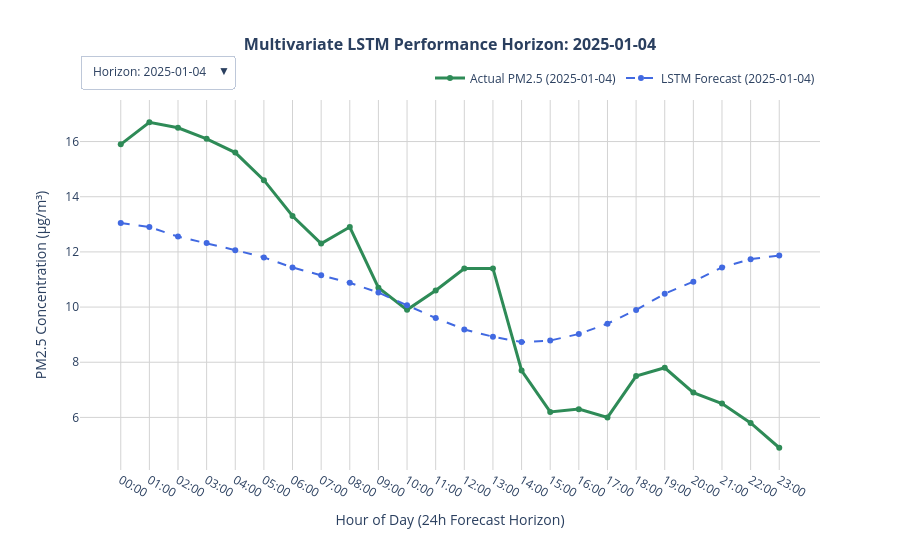

The cell this chart's notebook holds for it:
### Code cell
import plotly.graph_objects as go

model.eval()

sample_indices = [0, 50, 100, 150, 200, 250, 300, 350, 400, 450, 500, 550, 600]
num_samples = len(sample_indices)

# Initialize the master canvas
fig = go.Figure()

buttons = []

for idx, sample_idx in enumerate(sample_indices):
    
    raw_x = X_test[sample_idx]
    raw_y = y_test[sample_idx]
    
    tensor_x = torch.tensor(raw_x, dtype=torch.float32).unsqueeze(0).to(DEVICE)
    with torch.no_grad():
        scaled_pred = model(tensor_x).cpu().numpy().flatten()
        
    true_pred = true_predictions_all[sample_idx]
    true_actual = true_ground_truth_all[sample_idx]
    
    start_timestamp_idx = INPUT_WINDOW + sample_idx
    window_timestamps = df.loc["2025-01-01 00:00:00":"2025-01-31 23:00:00"].index[
        start_timestamp_idx : start_timestamp_idx + OUTPUT_WINDOW
    ]
    time_labels = [str(t).split()[1][:5] for t in window_timestamps]
    date_str = str(window_timestamps[0]).split()[0]
    
    fig.add_trace(go.Scatter(
        x=time_labels, y=true_actual,
        mode='lines+markers',
        name=f'Actual PM2.5 ({date_str})',
        line=dict(color='seagreen', width=3),
        visible=(idx == 0)
    ))
    
    fig.add_trace(go.Scatter(
        x=time_labels, y=true_pred,
        mode='lines+markers',
        name=f'LSTM Forecast ({date_str})',
        line=dict(color='royalblue', width=2, dash='dash'),
        visible=(idx == 0)
    ))
    
    visibility_mask = [False] * (num_samples * 2)
    visibility_mask[idx * 2] = True
    visibility_mask[idx * 2 + 1] = True
    
    buttons.append(dict(
        label=f"Horizon: {date_str}",
        method="update",
        args=[
            {"visible": visibility_mask},
            {"title": f"<b>Multivariate LSTM Performance Horizon: {date_str}</b>"} 
        ]
    ))

initial_date_str = str(df.loc["2025-01-01 00:00:00":"2025-01-31 23:00:00"].index[INPUT_WINDOW]).split()[0]

fig.update_layout(
    title=dict(
        text=f'<b>Multivariate LSTM Performance Horizon: {initial_date_str}</b>',
        x=0.5,
        font=dict(size=16)
    ),
    updatemenus=[
        dict(
            buttons=buttons,
            direction="down",
            pad={"r": 10, "t": 10},
            showactive=True,
            x=0.0,
            xanchor="left",
            y=1.15,
            yanchor="top"
        )
    ],
    xaxis=dict(title='Hour of Day (24h Forecast Horizon)', showgrid=True, gridcolor='lightgray'),
    yaxis=dict(title='PM2.5 Concentration (μg/m³)', showgrid=True, gridcolor='lightgray'),
    template='plotly_white',
    hovermode='x unified',
    height=550,
    width=900,
    legend=dict(
        orientation="h",
        yanchor="bottom",
        y=1.02,
        xanchor="right",
        x=1
    )
)

fig.show()

### Figure 1 — Plotly figure (JSON) as saved in the notebook; plotly's stock layout.template omitted (floating-point values rounded to 4 significant figures)
{"data": [{"line": {"color": "seagreen", "width": 3}, "mode": "lines+markers", "name": "Actual PM2.5 (2025-01-04)", "type": "scatter", "visible": true, "x": ["00:00", "01:00", "02:00", "03:00", "04:00", "05:00", "06:00", "07:00", "08:00", "09:00", "10:00", "11:00", "12:00", "13:00", "14:00", "15:00", "16:00", "17:00", "18:00", "19:00", "20:00", "21:00", "22:00", "23:00"], "y": [15.9, 16.7, 16.5, 16.1, 15.6, 14.6, 13.3, 12.3, 12.9, 10.7, 9.9, 10.6, 11.4, 11.4, 7.7, 6.2, 6.3, 6.0, 7.5, 7.8, 6.9, 6.5, 5.8, 4.9]}, {"line": {"color": "royalblue", "dash": "dash", "width": 2}, "mode": "lines+markers", "name": "LSTM Forecast (2025-01-04)", "type": "scatter", "visible": true, "x": ["00:00", "01:00", "02:00", "03:00", "04:00", "05:00", "06:00", "07:00", "08:00", "09:00", "10:00", "11:00", "12:00", "13:00", "14:00", "15:00", "16:00", "17:00", "18:00", "19:00", "20:00", "21:00", "22:00", "23:00"], "y": [13.05, 12.9, 12.55, 12.32, 12.06, 11.8, 11.44, 11.15, 10.88, 10.52, 10.07, 9.604, 9.189, 8.924, 8.73, 8.786, 9.023, 9.398, 9.898, 10.48, 10.92, 11.44, 11.74, 11.87]}, {"line": {"color": "seagreen", "width": 3}, "mode": "lines+markers", "name": "Actual PM2.5 (2025-01-06)", "type": "scatter", "visible": false, "x": ["02:00", "03:00", "04:00", "05:00", "06:00", "07:00", "08:00", "09:00", "10:00", "11:00", "12:00", "13:00", "14:00", "15:00", "16:00", "17:00", "18:00", "19:00", "20:00", "21:00", "22:00", "23:00", "00:00", "01:00"], "y": [3.1, 2.8, 1.7, 1.2, 1.1, 1.1, 1.1, 1.3, 1.6, 1.8, 1.8, 2.3, 2.3, 2.1, 2.1, 2.2, 2.9, 3.4, 3.5, 3.3, 3.0, 2.7, 2.4, 2.3]}, {"line": {"color": "royalblue", "dash": "dash", "width": 2}, "mode": "lines+markers", "name": "LSTM Forecast (2025-01-06)", "type": "scatter", "visible": false, "x": ["02:00", "03:00", "04:00", "05:00", "06:00", "07:00", "08:00", "09:00", "10:00", "11:00", "12:00", "13:00", "14:00", "15:00", "16:00", "17:00", "18:00", "19:00", "20:00", "21:00", "22:00", "23:00", "00:00", "01:00"], "y": [3.628, 3.745, 3.891, 4.039, 4.112, 4.133, 4.198, 4.192, 4.138, 4.006, 3.94, 3.909, 3.962, 4.032, 4.194, 4.478, 4.792, 5.101, 5.322, 5.447, 5.529, 5.497, 5.451, 5.468]}, {"line": {"color": "seagreen", "width": 3}, "mode": "lines+markers", "name": "Actual PM2.5 (2025-01-08)", "type": "scatter", "visible": false, "x": ["04:00", "05:00", "06:00", "07:00", "08:00", "09:00", "10:00", "11:00", "12:00", "13:00", "14:00", "15:00", "16:00", "17:00", "18:00", "19:00", "20:00", "21:00", "22:00", "23:00", "00:00", "01:00", "02:00", "03:00"], "y": [6.0, 6.3, 6.2, 6.9, 8.5, 10.0, 9.9, 9.3, 7.7, 6.8, 6.8, 7.1, 8.1, 9.5, 11.0, 12.6, 13.3, 12.9, 13.6, 13.8, 13.5, 12.8, 14.0, 14.5]}, {"line": {"color": "royalblue", "dash": "dash", "width": 2}, "mode": "lines+markers", "name": "LSTM Forecast (2025-01-08)", "type": "scatter", "visible": false, "x": ["04:00", "05:00", "06:00", "07:00", "08:00", "09:00", "10:00", "11:00", "12:00", "13:00", "14:00", "15:00", "16:00", "17:00", "18:00", "19:00", "20:00", "21:00", "22:00", "23:00", "00:00", "01:00", "02:00", "03:00"], "y": [6.228, 6.176, 6.107, 6.029, 5.88, 5.69, 5.519, 5.321, 5.149, 4.955, 4.897, 4.939, 5.128, 5.408, 5.74, 6.202, 6.622, 7.001, 7.247, 7.39, 7.434, 7.419, 7.366, 7.349]}, {"line": {"color": "seagreen", "width": 3}, "mode": "lines+markers", "name": "Actual PM2.5 (2025-01-10)", "type": "scatter", "visible": false, "x": ["06:00", "07:00", "08:00", "09:00", "10:00", "11:00", "12:00", "13:00", "14:00", "15:00", "16:00", "17:00", "18:00", "19:00", "20:00", "21:00", "22:00", "23:00", "00:00", "01:00", "02:00", "03:00", "04:00", "05:00"], "y": [12.1, 11.3, 10.4, 10.9, 11.2, 11.1, 11.3, 12.0, 12.3, 12.0, 11.5, 12.3, 14.2, 15.3, 19.2, 21.7, 22.1, 23.7, 22.8, 21.3, 21.5, 19.8, 18.8, 18.3]}, {"line": {"color": "royalblue", "dash": "dash", "width": 2}, "mode": "lines+markers", "name": "LSTM Forecast (2025-01-10)", "type": "scatter", "visible": false, "x": ["06:00", "07:00", "08:00", "09:00", "10:00", "11:00", "12:00", "13:00", "14:00", "15:00", "16:00", "17:00", "18:00", "19:00", "20:00", "21:00", "22:00", "23:00", "00:00", "01:00", "02:00", "03:00", "04:00", "05:00"], "y": [11.21, 11.0, 10.61, 10.26, 9.889, 9.52, 9.137, 8.846, 8.727, 8.672, 8.783, 9.008, 9.388, 9.859, 10.23, 10.65, 10.93, 11.12, 11.2, 11.21, 11.12, 11.15, 11.11, 11.07]}, {"line": {"color": "seagreen", "width": 3}, "mode": "lines+markers", "name": "Actual PM2.5 (2025-01-12)", "type": "scatter", "visible": false, "x": ["08:00", "09:00", "10:00", "11:00", "12:00", "13:00", "14:00", "15:00", "16:00", "17:00", "18:00", "19:00", "20:00", "21:00", "22:00", "23:00", "00:00", "01:00", "02:00", "03:00", "04:00", "05:00", "06:00", "07:00"], "y": [16.1, 15.0, 13.3, 10.2, 9.1, 8.7, 7.6, 6.8, 6.9, 7.3, 7.8, 7.9, 8.3, 8.5, 8.1, 7.3, 6.7, 5.9, 6.0, 5.8, 5.8, 6.1, 6.3, 6.0]}, {"line": {"color": "royalblue", "dash": "dash", "width": 2}, "mode": "lines+markers", "name": "LSTM Forecast (2025-01-12)", "type": "scatter", "visible": false, "x": ["08:00", "09:00", "10:00", "11:00", "12:00", "13:00", "14:00", "15:00", "16:00", "17:00", "18:00", "19:00", "20:00", "21:00", "22:00", "23:00", "00:00", "01:00", "02:00", "03:00", "04:00", "05:00", "06:00", "07:00"], "y": [15.64, 15.14, 14.31, 13.62, 13.03, 12.58, 12.18, 12.04, 12.25, 12.57, 13.0, 13.47, 14.01, 14.52, 14.76, 14.89, 14.85, 14.73, 14.56, 14.41, 14.19, 14.22, 14.15, 13.97]}, {"line": {"color": "seagreen", "width": 3}, "mode": "lines+markers", "name": "Actual PM2.5 (2025-01-14)", "type": "scatter", "visible": false, "x": ["10:00", "11:00", "12:00", "13:00", "14:00", "15:00", "16:00", "17:00", "18:00", "19:00", "20:00", "21:00", "22:00", "23:00", "00:00", "01:00", "02:00", "03:00", "04:00", "05:00", "06:00", "07:00", "08:00", "09:00"], "y": [9.8, 9.3, 8.2, 7.6, 7.3, 6.9, 7.6, 8.8, 9.9, 11.1, 12.1, 12.4, 12.0, 11.2, 10.3, 9.4, 9.3, 7.5, 7.2, 7.0, 6.9, 7.3, 7.9, 8.2]}, {"line": {"color": "royalblue", "dash": "dash", "width": 2}, "mode": "lines+markers", "name": "LSTM Forecast (2025-01-14)", "type": "scatter", "visible": false, "x": ["10:00", "11:00", "12:00", "13:00", "14:00", "15:00", "16:00", "17:00", "18:00", "19:00", "20:00", "21:00", "22:00", "23:00", "00:00", "01:00", "02:00", "03:00", "04:00", "05:00", "06:00", "07:00", "08:00", "09:00"], "y": [9.357, 9.043, 8.593, 8.343, 8.234, 8.263, 8.412, 8.697, 9.148, 9.538, 9.92, 10.23, 10.49, 10.66, 10.69, 10.69, 10.65, 10.62, 10.58, 10.51, 10.4, 10.34, 10.19, 9.97]}, {"line": {"color": "seagreen", "width": 3}, "mode": "lines+markers", "name": "Actual PM2.5 (2025-01-16)", "type": "scatter", "visible": false, "x": ["12:00", "13:00", "14:00", "15:00", "16:00", "17:00", "18:00", "19:00", "20:00", "21:00", "22:00", "23:00", "00:00", "01:00", "02:00", "03:00", "04:00", "05:00", "06:00", "07:00", "08:00", "09:00", "10:00", "11:00"], "y": [16.4, 16.4, 15.0, 12.7, 11.9, 12.4, 13.7, 15.9, 16.8, 15.5, 13.8, 17.2, 14.2, 12.7, 11.1, 10.9, 10.1, 10.4, 10.2, 11.0, 11.5, 11.4, 10.8, 10.0]}, {"line": {"color": "royalblue", "dash": "dash", "width": 2}, "mode": "lines+markers", "name": "LSTM Forecast (2025-01-16)", "type": "scatter", "visible": false, "x": ["12:00", "13:00", "14:00", "15:00", "16:00", "17:00", "18:00", "19:00", "20:00", "21:00", "22:00", "23:00", "00:00", "01:00", "02:00", "03:00", "04:00", "05:00", "06:00", "07:00", "08:00", "09:00", "10:00", "11:00"], "y": [16.0, 15.5, 14.78, 14.57, 14.65, 14.99, 15.35, 15.9, 16.61, 17.15, 17.46, 17.57, 17.54, 17.39, 17.03, 16.6, 16.25, 15.92, 15.69, 15.45, 15.14, 15.05, 14.76, 14.29]}, {"line": {"color": "seagreen", "width": 3}, "mode": "lines+markers", "name": "Actual PM2.5 (2025-01-18)", "type": "scatter", "visible": false, "x": ["14:00", "15:00", "16:00", "17:00", "18:00", "19:00", "20:00", "21:00", "22:00", "23:00", "00:00", "01:00", "02:00", "03:00", "04:00", "05:00", "06:00", "07:00", "08:00", "09:00", "10:00", "11:00", "12:00", "13:00"], "y": [11.7, 10.9, 11.2, 16.0, 17.8, 19.7, 21.6, 23.1, 22.6, 22.1, 20.6, 22.2, 22.7, 22.8, 23.9, 22.3, 18.9, 15.7, 15.4, 15.5, 15.4, 15.6, 16.8, 14.8]}, {"line": {"color": "royalblue", "dash": "dash", "width": 2}, "mode": "lines+markers", "name": "LSTM Forecast (2025-01-18)", "type": "scatter", "visible": false, "x": ["14:00", "15:00", "16:00", "17:00", "18:00", "19:00", "20:00", "21:00", "22:00", "23:00", "00:00", "01:00", "02:00", "03:00", "04:00", "05:00", "06:00", "07:00", "08:00", "09:00", "10:00", "11:00", "12:00", "13:00"], "y": [14.14, 14.01, 13.79, 14.06, 14.51, 15.08, 15.51, 15.95, 16.37, 16.58, 16.58, 16.47, 16.32, 16.16, 15.89, 15.61, 15.42, 15.17, 14.9, 14.52, 14.04, 13.77, 13.39, 12.96]}, {"line": {"color": "seagreen", "width": 3}, "mode": "lines+markers", "name": "Actual PM2.5 (2025-01-20)", "type": "scatter", "visible": false, "x": ["16:00", "17:00", "18:00", "19:00", "20:00", "21:00", "22:00", "23:00", "00:00", "01:00", "02:00", "03:00", "04:00", "05:00", "06:00", "07:00", "08:00", "09:00", "10:00", "11:00", "12:00", "13:00", "14:00", "15:00"], "y": [9.0, 9.8, 10.7, 12.4, 13.2, 14.8, 16.0, 16.4, 15.7, 16.4, 16.4, 15.8, 15.5, 16.1, 15.5, 16.0, 17.3, 19.0, 19.4, 20.7, 21.4, 20.6, 18.8, 17.4]}, {"line": {"color": "royalblue", "dash": "dash", "width": 2}, "mode": "lines+markers", "name": "LSTM Forecast (2025-01-20)", "type": "scatter", "visible": false, "x": ["16:00", "17:00", "18:00", "19:00", "20:00", "21:00", "22:00", "23:00", "00:00", "01:00", "02:00", "03:00", "04:00", "05:00", "06:00", "07:00", "08:00", "09:00", "10:00", "11:00", "12:00", "13:00", "14:00", "15:00"], "y": [10.3, 10.5, 10.61, 11.02, 11.44, 11.88, 12.17, 12.39, 12.6, 12.69, 12.7, 12.68, 12.68, 12.62, 12.48, 12.27, 12.09, 11.8, 11.43, 10.98, 10.52, 10.25, 10.01, 9.848]}, {"line": {"color": "seagreen", "width": 3}, "mode": "lines+markers", "name": "Actual PM2.5 (2025-01-22)", "type": "scatter", "visible": false, "x": ["18:00", "19:00", "20:00", "21:00", "22:00", "23:00", "00:00", "01:00", "02:00", "03:00", "04:00", "05:00", "06:00", "07:00", "08:00", "09:00", "10:00", "11:00", "12:00", "13:00", "14:00", "15:00", "16:00", "17:00"], "y": [17.8, 22.2, 25.9, 24.6, 23.5, 21.9, 20.0, 18.9, 15.5, 11.7, 11.2, 6.2, 3.9, 3.5, 3.2, 2.5, 2.3, 1.9, 1.7, 1.7, 2.6, 3.1, 3.3, 3.4]}, {"line": {"color": "royalblue", "dash": "dash", "width": 2}, "mode": "lines+markers", "name": "LSTM Forecast (2025-01-22)", "type": "scatter", "visible": false, "x": ["18:00", "19:00", "20:00", "21:00", "22:00", "23:00", "00:00", "01:00", "02:00", "03:00", "04:00", "05:00", "06:00", "07:00", "08:00", "09:00", "10:00", "11:00", "12:00", "13:00", "14:00", "15:00", "16:00", "17:00"], "y": [16.18, 16.81, 17.03, 17.48, 17.78, 17.98, 17.85, 17.72, 17.65, 17.61, 17.46, 17.34, 17.21, 16.96, 16.45, 15.7, 14.99, 14.13, 13.3, 12.62, 12.1, 12.14, 12.27, 12.55]}, {"line": {"color": "seagreen", "width": 3}, "mode": "lines+markers", "name": "Actual PM2.5 (2025-01-24)", "type": "scatter", "visible": false, "x": ["20:00", "21:00", "22:00", "23:00", "00:00", "01:00", "02:00", "03:00", "04:00", "05:00", "06:00", "07:00", "08:00", "09:00", "10:00", "11:00", "12:00", "13:00", "14:00", "15:00", "16:00", "17:00", "18:00", "19:00"], "y": [4.1, 4.9, 5.0, 5.2, 4.6, 3.1, 3.2, 3.7, 5.2, 4.6, 4.7, 4.9, 5.1, 5.3, 5.0, 4.5, 4.3, 3.7, 3.2, 3.7, 4.1, 5.0, 6.9, 7.6]}, {"line": {"color": "royalblue", "dash": "dash", "width": 2}, "mode": "lines+markers", "name": "LSTM Forecast (2025-01-24)", "type": "scatter", "visible": false, "x": ["20:00", "21:00", "22:00", "23:00", "00:00", "01:00", "02:00", "03:00", "04:00", "05:00", "06:00", "07:00", "08:00", "09:00", "10:00", "11:00", "12:00", "13:00", "14:00", "15:00", "16:00", "17:00", "18:00", "19:00"], "y": [4.313, 4.587, 4.775, 4.934, 4.987, 4.972, 5.001, 5.0, 5.001, 4.964, 4.954, 4.949, 4.943, 4.864, 4.796, 4.753, 4.768, 4.807, 4.846, 4.914, 5.041, 5.157, 5.296, 5.507]}, {"line": {"color": "seagreen", "width": 3}, "mode": "lines+markers", "name": "Actual PM2.5 (2025-01-26)", "type": "scatter", "visible": false, "x": ["22:00", "23:00", "00:00", "01:00", "02:00", "03:00", "04:00", "05:00", "06:00", "07:00", "08:00", "09:00", "10:00", "11:00", "12:00", "13:00", "14:00", "15:00", "16:00", "17:00", "18:00", "19:00", "20:00", "21:00"], "y": [3.0, 2.4, 1.7, 1.7, 2.8, 2.9, 2.7, 3.2, 2.9, 3.2, 2.8, 3.0, 2.9, 2.7, 2.6, 2.6, 2.7, 2.6, 2.7, 2.9, 3.3, 3.3, 3.6, 3.8]}, {"line": {"color": "royalblue", "dash": "dash", "width": 2}, "mode": "lines+markers", "name": "LSTM Forecast (2025-01-26)", "type": "scatter", "visible": false, "x": ["22:00", "23:00", "00:00", "01:00", "02:00", "03:00", "04:00", "05:00", "06:00", "07:00", "08:00", "09:00", "10:00", "11:00", "12:00", "13:00", "14:00", "15:00", "16:00", "17:00", "18:00", "19:00", "20:00", "21:00"], "y": [3.656, 3.85, 4.005, 4.147, 4.207, 4.217, 4.291, 4.335, 4.356, 4.307, 4.27, 4.223, 4.181, 4.089, 4.053, 4.1, 4.224, 4.399, 4.578, 4.755, 4.952, 5.071, 5.176, 5.323]}, {"line": {"color": "seagreen", "width": 3}, "mode": "lines+markers", "name": "Actual PM2.5 (2025-01-29)", "type": "scatter", "visible": false, "x": ["00:00", "01:00", "02:00", "03:00", "04:00", "05:00", "06:00", "07:00", "08:00", "09:00", "10:00", "11:00", "12:00", "13:00", "14:00", "15:00", "16:00", "17:00", "18:00", "19:00", "20:00", "21:00", "22:00", "23:00"], "y": [3.9, 3.9, 4.0, 4.0, 4.0, 3.9, 4.1, 4.5, 5.2, 5.8, 6.1, 5.6, 4.3, 3.8, 5.4, 5.8, 4.7, 4.3, 5.0, 5.6, 5.7, 5.9, 5.9, 5.7]}, {"line": {"color": "royalblue", "dash": "dash", "width": 2}, "mode": "lines+markers", "name": "LSTM Forecast (2025-01-29)", "type": "scatter", "visible": false, "x": ["00:00", "01:00", "02:00", "03:00", "04:00", "05:00", "06:00", "07:00", "08:00", "09:00", "10:00", "11:00", "12:00", "13:00", "14:00", "15:00", "16:00", "17:00", "18:00", "19:00", "20:00", "21:00", "22:00", "23:00"], "y": [4.025, 4.113, 4.206, 4.309, 4.35, 4.352, 4.406, 4.42, 4.393, 4.278, 4.189, 4.106, 4.07, 4.045, 4.111, 4.318, 4.594, 4.913, 5.203, 5.44, 5.636, 5.719, 5.755, 5.814]}], "layout": {"height": 550, "hovermode": "x unified", "legend": {"orientation": "h", "x": 1, "xanchor": "right", "y": 1.02, "yanchor": "bottom"}, "title": {"font": {"size": 16}, "text": "<b>Multivariate LSTM Performance Horizon: 2025-01-04</b>", "x": 0.5}, "updatemenus": [{"buttons": [{"args": [{"visible": [true, true, false, false, false, false, false, false, false, false, false, false, false, false, false, false, false, false, false, false, false, false, false, false, false, false]}, {"title": "<b>Multivariate LSTM Performance Horizon: 2025-01-04</b>"}], "label": "Horizon: 2025-01-04", "method": "update"}, {"args": [{"visible": [false, false, true, true, false, false, false, false, false, false, false, false, false, false, false, false, false, false, false, false, false, false, false, false, false, false]}, {"title": "<b>Multivariate LSTM Performance Horizon: 2025-01-06</b>"}], "label": "Horizon: 2025-01-06", "method": "update"}, {"args": [{"visible": [false, false, false, false, true, true, false, false, false, false, false, false, false, false, false, false, false, false, false, false, false, false, false, false, false, false]}, {"title": "<b>Multivariate LSTM Performance Horizon: 2025-01-08</b>"}], "label": "Horizon: 2025-01-08", "method": "update"}, {"args": [{"visible": [false, false, false, false, false, false, true, true, false, false, false, false, false, false, false, false, false, false, false, false, false, false, false, false, false, false]}, {"title": "<b>Multivariate LSTM Performance Horizon: 2025-01-10</b>"}], "label": "Horizon: 2025-01-10", "method": "update"}, {"args": [{"visible": [false, false, false, false, false, false, false, false, true, true, false, false, false, false, false, false, false, false, false, false, false, false, false, false, false, false]}, {"title": "<b>Multivariate LSTM Performance Horizon: 2025-01-12</b>"}], "label": "Horizon: 2025-01-12", "method": "update"}, {"args": [{"visible": [false, false, false, false, false, false, false, false, false, false, true, true, false, false, false, false, false, false, false, false, false, false, false, false, false, false]}, {"title": "<b>Multivariate LSTM Performance Horizon: 2025-01-14</b>"}], "label": "Horizon: 2025-01-14", "method": "update"}, {"args": [{"visible": [false, false, false, false, false, false, false, false, false, false, false, false, true, true, false, false, false, false, false, false, false, false, false, false, false, false]}, {"title": "<b>Multivariate LSTM Performance Horizon: 2025-01-16</b>"}], "label": "Horizon: 2025-01-16", "method": "update"}, {"args": [{"visible": [false, false, false, false, false, false, false, false, false, false, false, false, false, false, true, true, false, false, false, false, false, false, false, false, false, false]}, {"title": "<b>Multivariate LSTM Performance Horizon: 2025-01-18</b>"}], "label": "Horizon: 2025-01-18", "method": "update"}, {"args": [{"visible": [false, false, false, false, false, false, false, false, false, false, false, false, false, false, false, false, true, true, false, false, false, false, false, false, false, false]}, {"title": "<b>Multivariate LSTM Performance Horizon: 2025-01-20</b>"}], "label": "Horizon: 2025-01-20", "method": "update"}, {"args": [{"visible": [false, false, false, false, false, false, false, false, false, false, false, false, false, false, false, false, false, false, true, true, false, false, false, false, false, false]}, {"title": "<b>Multivariate LSTM Performance Horizon: 2025-01-22</b>"}], "label": "Horizon: 2025-01-22", "method": "update"}, {"args": [{"visible": [false, false, false, false, false, false, false, false, false, false, false, false, false, false, false, false, false, false, false, false, true, true, false, false, false, false]}, {"title": "<b>Multivariate LSTM Performance Horizon: 2025-01-24</b>"}], "label": "Horizon: 2025-01-24", "method": "update"}, {"args": [{"visible": [false, false, false, false, false, false, false, false, false, false, false, false, false, false, false, false, false, false, false, false, false, false, true, true, false, false]}, {"title": "<b>Multivariate LSTM Performance Horizon: 2025-01-26</b>"}], "label": "Horizon: 2025-01-26", "method": "update"}, {"args": [{"visible": [false, false, false, false, false, false, false, false, false, false, false, false, false, false, false, false, false, false, false, false, false, false, false, false, true, true]}, {"title": "<b>Multivariate LSTM Performance Horizon: 2025-01-29</b>"}], "label": "Horizon: 2025-01-29", "method": "update"}], "direction": "down", "pad": {"r": 10, "t": 10}, "showactive": true, "x": 0, "xanchor": "left", "y": 1.15, "yanchor": "top"}], "width": 900, "xaxis": {"gridcolor": "lightgray", "showgrid": true, "title": {"text": "Hour of Day (24h Forecast Horizon)"}}, "yaxis": {"gridcolor": "lightgray", "showgrid": true, "title": {"text": "PM2.5 Concentration (μg/m³)"}}}}
